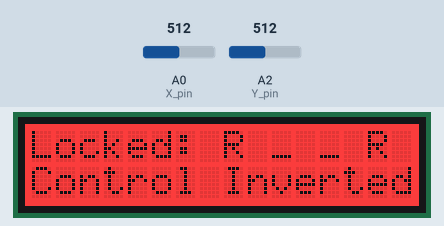
Bench run of a sketch on a simulated Arduino Uno, built with avr-gcc and run on an emulated ATmega328P. On the bench: 16×2 character LCD. Inputs (shaded band) come from the test bench; at power-on: A2 (Y_pin) = 512, A0 (X_pin) = 512.

Above: at 1.2 s.
1.3 s: A2 (Y_pin) set to 582
2.8 s: A2 (Y_pin) set to 609
At 4.4 s:
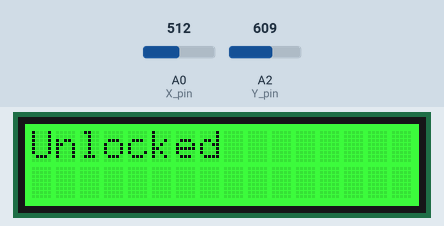
5.0 s: A0 (X_pin) set to 582
7.2 s: A0 (X_pin) set to 612
At 8.05 s:
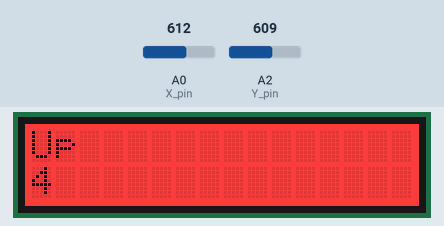
9.4 s: A0 (X_pin) set to 50
At 9.78 s:
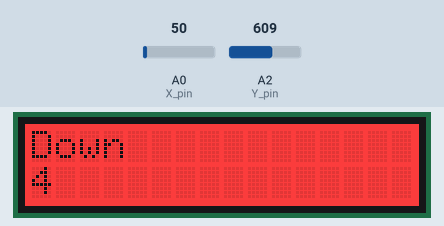
Timing chart, 0 to 12.4 s (numbered marks = the images above; inputs shaded):
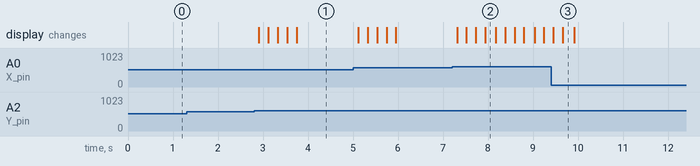

Measured:
- the behaviour switches between 600 and 601 on A2 (Y_pin) (found by bisection; images 0 and 1)
- the behaviour switches between 600 and 601 on A0 (X_pin) (found by bisection; images 1 and 2)
- after the input at 1.3 s, every drawn part: stays the same
- after the input at 2.8 s, the display: first changes after 0.11 s (image 1 shows a later state)
- after the input at 7.2 s, the display: first changes after 0.11 s (image 2 shows a later state)
- after the input at 9.4 s, the display: first changes after 0.05 s (image 3 shows a later state)

The sketch:

combolock.ino
```cpp
#include <rgb_lcd.h>

int lock = 0;
const int SW_pin = 7; //Digital input pin for joystick switch
const int X_pin = A0; //Analog input pin for X axis of the joystick
const int Y_pin = A2; //Analog input pin for Y axis of the joystick
int counter = 0; //counts the number of components per input
int limit = 0; //counts the number of input
char *input[4]; //stores components of inputs
char *passcode[4] = {"Right", "Right", "Right", "Right"}; //password for locking and unlocking the lock
rgb_lcd lcd; //Digital input pins connected to LCD Display


void setup() {
  Serial.begin(9600);
  lcd.begin(16, 2);//declares the rows and colums of the LCD Screen (2 rows, 16 columns)
  lcd.setRGB(255, 0, 0);
  lcd.print("Locked: R _ _ R");//Prints Locked and hint of combination
  lcd.setCursor(0, 1);
  lcd.print("Control Inverted");
  pinMode(SW_pin, INPUT); //sets up the joystick switch in order to take in input
  digitalWrite(SW_pin, HIGH);
}

void loop() {
  if (limit < 3) {
    if (counter < 4) {
      if (analogRead(X_pin) < 60) { //inverted controls
        lcd.clear();
        lcd.setCursor(0, 0);
        lcd.print("Down");
        lcd.setCursor(0, 1);
        lcd.print(counter + 1);
        input[counter] = "Down";
        counter++;
      }
      else if (analogRead(X_pin) > 600) { //inverted
        lcd.clear();
        lcd.setCursor(0, 0);
        lcd.print("Up");
        lcd.setCursor(0, 1);
        lcd.print(counter + 1);
        input[counter] = "Up";
        counter++;
      }
      else if (analogRead(Y_pin) < 60) { //inverted
        lcd.clear();
        lcd.setCursor(0, 0);
        lcd.print("Left");
        lcd.setCursor(0, 1);
        lcd.print(counter + 1);
        input[counter] = "Left";
        counter++;
      }
      else if (analogRead(Y_pin) > 600) { //inverted
        lcd.clear();
        lcd.setCursor(0, 0);
        lcd.print("Right");
        lcd.setCursor(0, 1);
        lcd.print(counter + 1);
        input[counter] = "Right";
        counter++;
      }

      delay(200);
    }
    else {
      if ((input[0] == passcode[0]) && (input[1] == passcode[1]) && (input[2] == passcode[2]) && (input[3] == passcode[3])) {
        lcd.clear();
        limit = 0;
        counter = 0;
        if (lock == 0) {
          lcd.setRGB(0, 255, 0);
          lcd.print("Unlocked");
          for (lock = 0; lock < 90; lock++)
          {
            delay(15);
          }
        }
        else {
          lcd.setRGB(255, 0, 0);
          lcd.print("Locked");
          for (lock = 90; lock > 0; lock--)
          {
            delay(15);
          }
        }
      }
      else {
        lcd.clear();
        limit++;
        counter -= 4;
        lcd.setRGB(255, 0, 0);
        lcd.print("Wrong Attempt");
        lcd.setCursor(0, 1);
        lcd.print("Attempts left:");
        lcd.setCursor(15, 1);
        lcd.print(3-limit);
      }
    }

  }
  else {
    lcd.clear();
    lcd.setRGB(255, 0, 0);
    lcd.print("Intruder Alert");
    lcd.setCursor(0, 1);
    lcd.print("Locked");
    delay(500);
      }
  }
```
